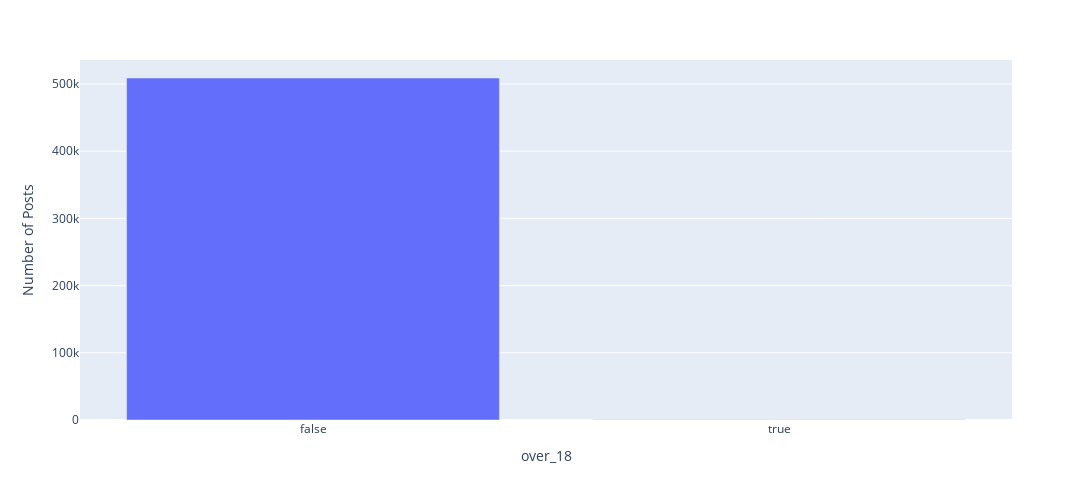

Notebook source saved alongside this figure:
### Code cell
px.bar(up_votes_df, x='over_18',y='Number of Posts', height=500, width=1200)

### Figure 1 — Plotly figure (JSON) as saved in the notebook; plotly's stock layout.template omitted (floating-point values rounded to 4 significant figures)
{"data": [{"alignmentgroup": "True", "hovertemplate": "over_18=%{x}<br>Number of Posts=%{y}<extra></extra>", "legendgroup": "", "marker": {"color": "#636efa"}, "name": "", "offsetgroup": "", "orientation": "v", "showlegend": false, "textposition": "auto", "type": "bar", "x": [false, true], "xaxis": "x", "y": [508916, 320], "yaxis": "y"}], "layout": {"barmode": "relative", "height": 500, "legend": {"tracegroupgap": 0}, "margin": {"t": 60}, "width": 1200, "xaxis": {"anchor": "y", "domain": [0, 1], "title": {"text": "over_18"}}, "yaxis": {"anchor": "x", "domain": [0, 1], "title": {"text": "Number of Posts"}}}}
